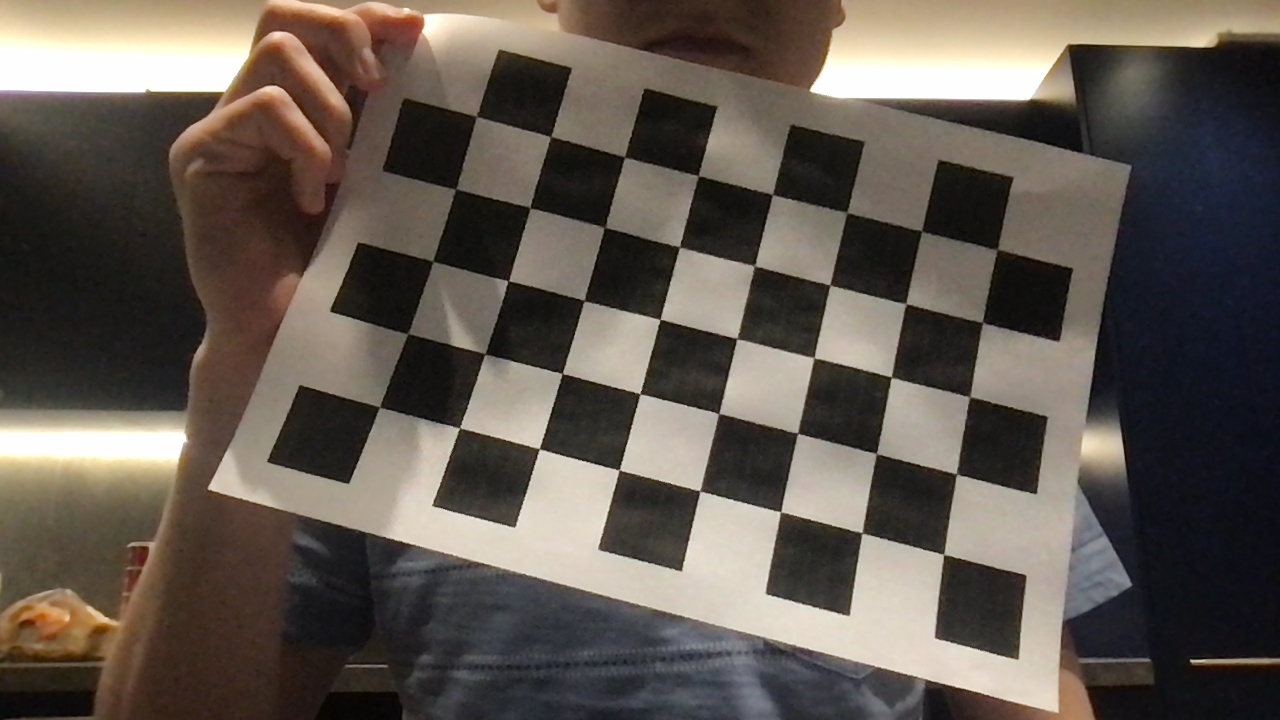
#> input picture tools/captures/0.jpg, 1280 x 720 px; its folder holds only this picture in this run
$ python calibrate_camera.py
#> lines starting #> are read from the running program, lines starting #| are printed output that depends on the picture; after the words box and inside, x2 and y2 are one past the last pixel; in counts of white or black regions, pixels touching at a corner belong together; long printed decimals are rounded
import numpy as np
import cv2 as cv
import glob
import pickle

PARAMETERS_FILENAME = "camera_params.pkl"
IMAGES_PATTERN = "captures/*.jpg"

PATTERN_H = 5
PATTERN_W = 8

# termination criteria
criteria = (cv.TERM_CRITERIA_EPS + cv.TERM_CRITERIA_MAX_ITER, 30, 0.001)

# prepare object points, like (0,0,0), (1,0,0), (2,0,0) ....,(6,5,0)
objp = np.zeros((PATTERN_H*PATTERN_W,3), np.float32)
objp[:,:2] = np.mgrid[0:PATTERN_W, 0:PATTERN_H].T.reshape(-1,2)

# Arrays to store object points and image points from all the images.
objpoints = [] # 3d point in real world space
imgpoints = [] # 2d points in image plane.

images = glob.glob(IMAGES_PATTERN)

for fname in images:
    img = cv.imread(fname)
#> img is the input picture: shape (720, 1280, 3); mean B, G, R 80.1, 88, 96.5
    gray = cv.cvtColor(img, cv.COLOR_BGR2GRAY)
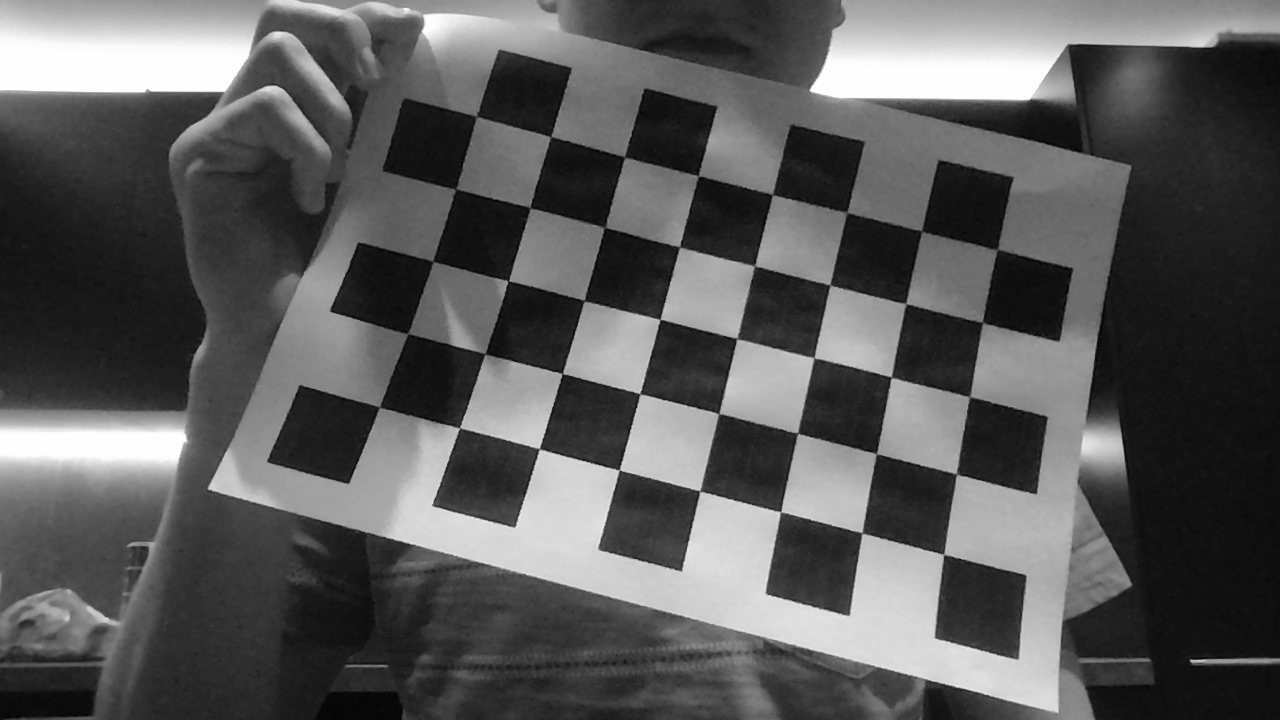
#> gray: shape (720, 1280); min 1, max 255, mean 89.6

    # Find the chess board corners
    ret, corners = cv.findChessboardCorners(gray, (PATTERN_W,PATTERN_H), None)
#> ret = True; corners = 40 rows, first 8: [943.6, 554.5], [861.7, 533], [780.5, 511.5], [699.4, 491], [619.2, 469.6], [539.6, 448.5], [459.9, 427.7], [380.1, 406.9]

    # If found, add object points, image points (after refining them)
    if ret == True:
        objpoints.append(objp)

        corners2 = cv.cornerSubPix(gray,corners, (11,11), (-1,-1), criteria)
#> corners2 = 40 rows, first 8: [943.7, 554.3], [862.1, 532.8], [780.7, 511.8], [700, 491], [619.1, 469.8], [539.2, 448.8], [459.6, 427.8], [379.5, 407.1]
        imgpoints.append(corners2)

        # Draw and display the corners
        cv.drawChessboardCorners(img, (PATTERN_W,PATTERN_H), corners2, ret)
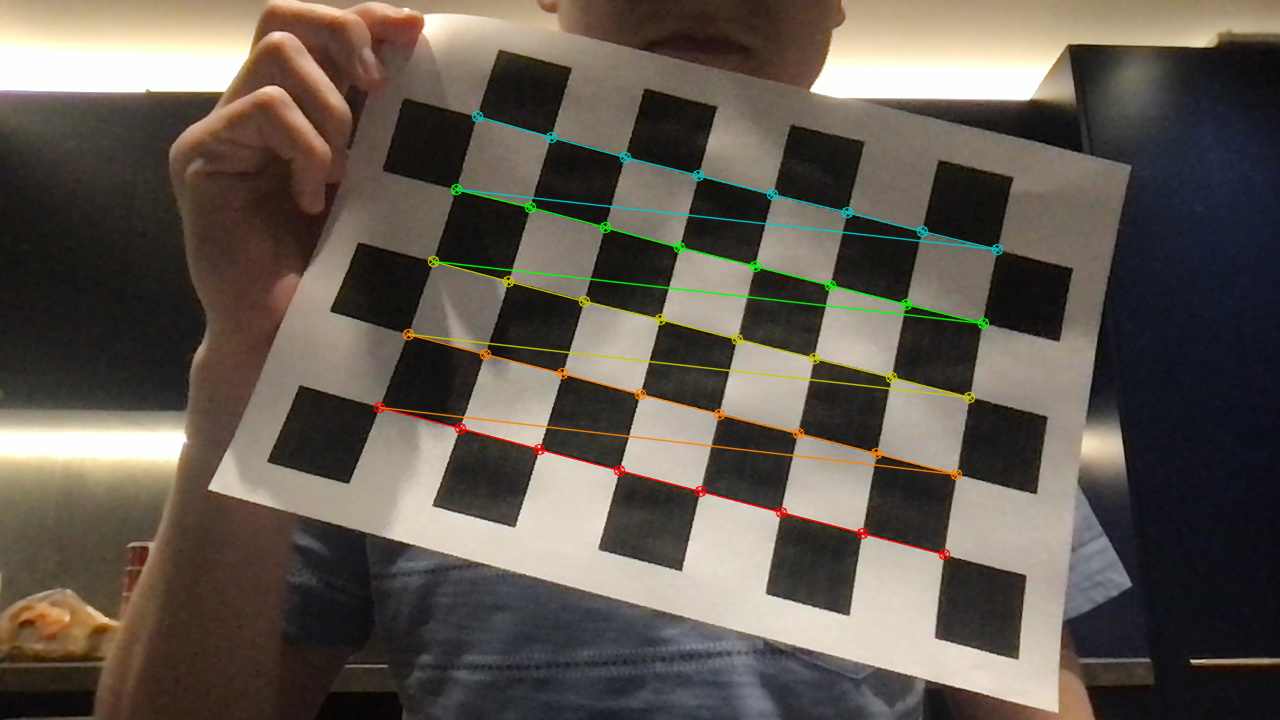
#> img: shape (720, 1280, 3); 1.95% of pixels changed, all inside (x1, y1, x2, y2) = (373, 110, 1004, 561)

    cv.imshow('img', img)
    cv.waitKey(0)

cv.destroyAllWindows()
print("All patterns identified, carrying out callibration")

# calibrate
ret, camera_matrix, distortion_coefs, _, _ = cv.calibrateCamera(objpoints, imgpoints, gray.shape[::-1], None, None)
#> ret = 1.26; camera_matrix = [[471.6, 0, 613.2], [0, 459.3, 335.7], [0, 0, 1]]; distortion_coefs = [[0.125, -0.297, -0.0114, -0.00162, 0.24]]

print("Camera calibrated")
print(f"RMS: {ret}")
#| RMS: 1.255
print("Camera matrix:")
print(camera_matrix)
#| [[471.558   0.         613.163]
#|  [  0.         459.261 335.714]
#|  [  0.           0.           1.        ]]
print("Distortion coefs:")
print(distortion_coefs)
#| [[ 0.1253  -0.2966 -0.01139 -0.00162  0.2396]]

# save the parameters
print(f"Saving parameters to {PARAMETERS_FILENAME}")
pickle.dump({
    "camera_matrix": camera_matrix,
    "distortion_coefs": distortion_coefs,
}, open(PARAMETERS_FILENAME, 'bw'))

print("Done")

$ run again, on tools/captures/12.jpg
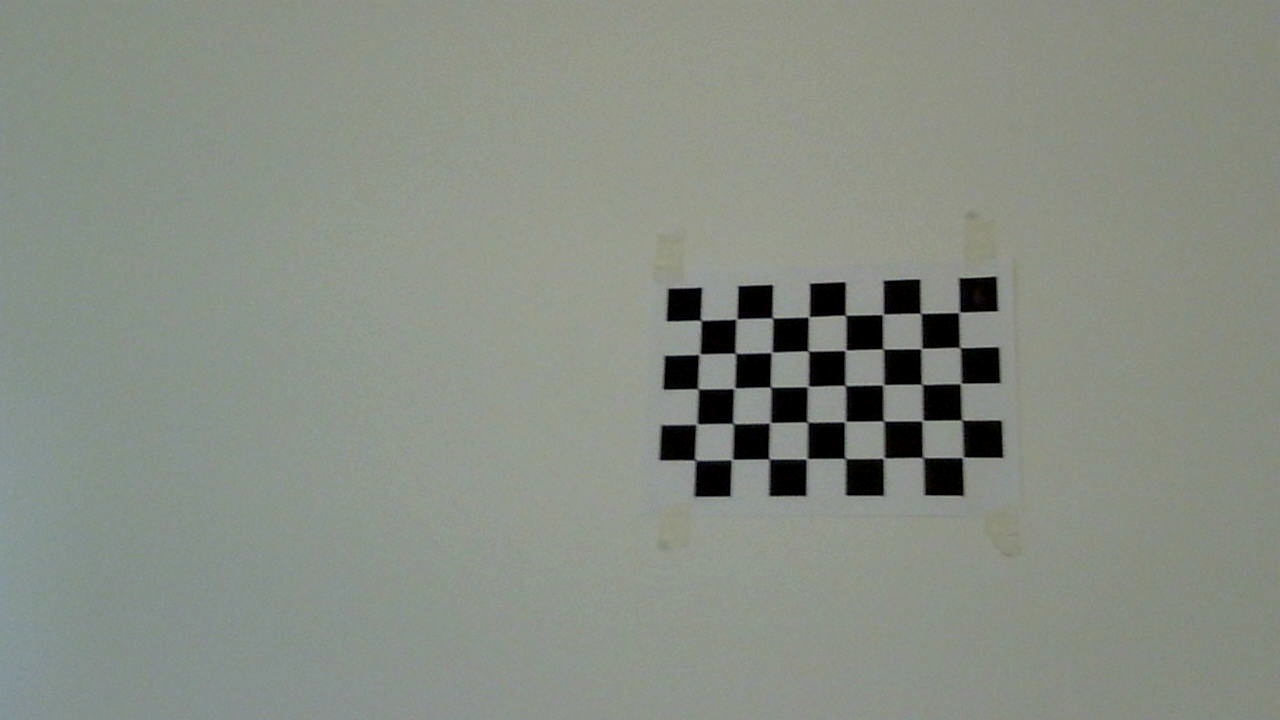
#> input picture tools/captures/12.jpg, 1280 x 720 px
#> img is the input picture: shape (720, 1280, 3); mean B, G, R 132.6, 141.5, 136
#> `ret, corners = cv.findChessboardCorners(gray, (PATTERN_W,PATTERN_H), N..`: ret = True; corners = 40 rows, first 8: [699.5, 321.7], [736.4, 318.6], [772, 318.5], [807.8, 316.5], [847, 314.2], [884.5, 315.4], [922.1, 312.2], [957.6, 311.5]
#> corners2 = 40 rows, first 8: [700.8, 320.3], [736.5, 319], [772.5, 317.9], [808.7, 316.9], [845.5, 315.1], [882.8, 314.4], [920.7, 313.3], [959.1, 312.4]
#> `cv.drawChessboardCorners(img, (PATTERN_W,PATTERN_H), corners2, ret)`:
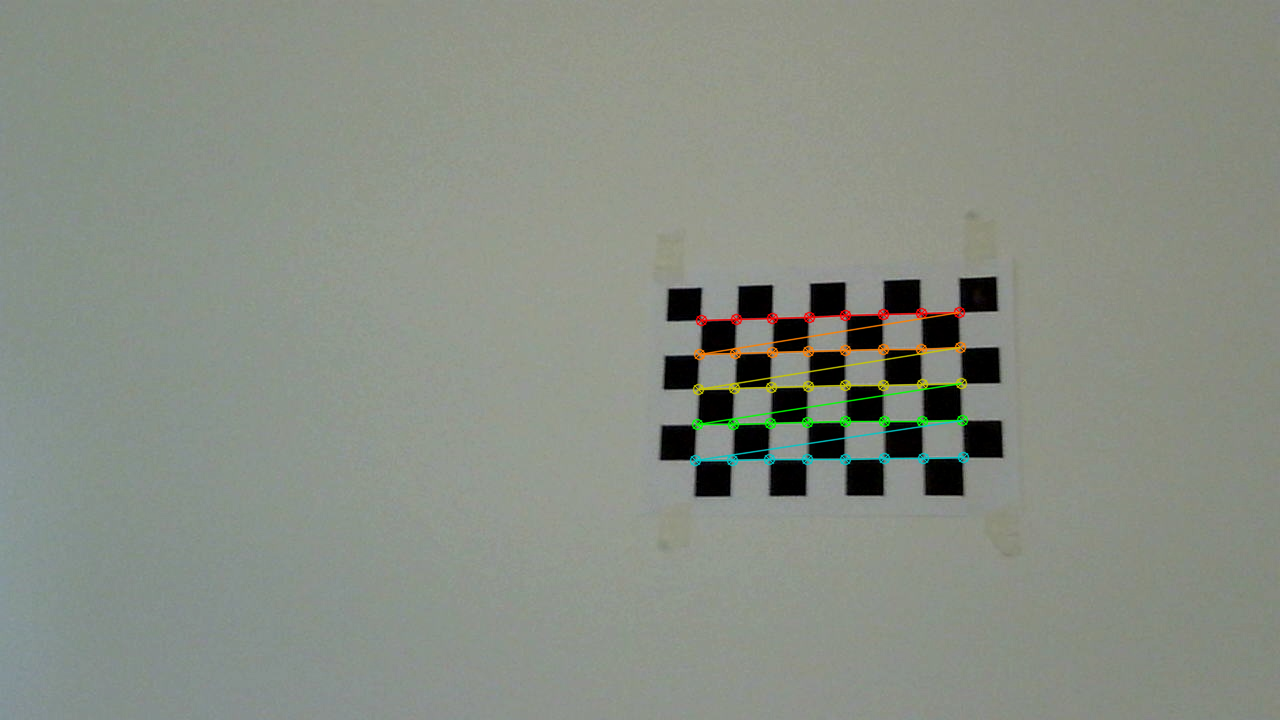
#> img: shape (720, 1280, 3); 1.1% of pixels changed, all inside (x1, y1, x2, y2) = (689, 306, 970, 467)
#> `ret, camera_matrix, distortion_coefs, _, _ = cv.calibrateCamera(objpoi..`: ret = 0.17; camera_matrix = [[1762.2, 0, 615.9], [0, 1789.8, 311.7], [0, 0, 1]]; distortion_coefs = [[-0.759, 19.74, 0.0301, 0.0377, -210.1]]
#| RMS: 0.1695
#| [[1.76221368e+03 0.00000000e+00 6.15908972e+02]
#|  [0.00000000e+00 1.78977502e+03 3.11652662e+02]
#|  [0.00000000e+00 0.00000000e+00 1.00000000e+00]]
#| [[-7.58618501e-01  1.97417931e+01  3.00533717e-02  3.76551429e-02
#|   -2.10147587e+02]]

$ run again, on tools/captures/13.jpg
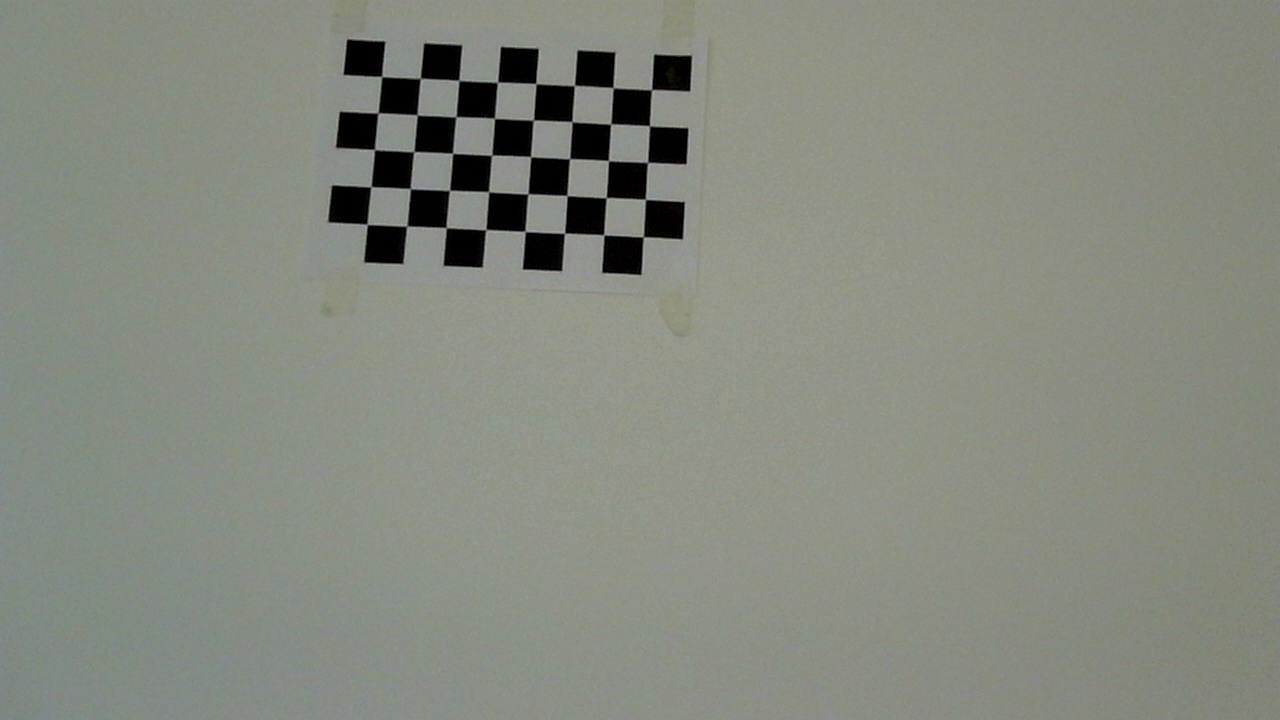
#> input picture tools/captures/13.jpg, 1280 x 720 px
#> img is the input picture: shape (720, 1280, 3); mean B, G, R 127.3, 137.7, 133.8
#> `ret, corners = cv.findChessboardCorners(gray, (PATTERN_W,PATTERN_H), N..`: ret = True; corners = 40 rows, first 8: [381.7, 76.47], [420.5, 78.07], [458.7, 80.24], [497.6, 82.3], [535.8, 83.54], [574.3, 85.52], [613.2, 87.94], [651.6, 89.82]
#> corners2 = 40 rows, first 8: [381.7, 76.5], [420.3, 78.33], [458.8, 80.5], [497.5, 82.29], [536, 83.54], [574.4, 85.46], [613, 87.66], [651.5, 89.7]
#> `cv.drawChessboardCorners(img, (PATTERN_W,PATTERN_H), corners2, ret)`:
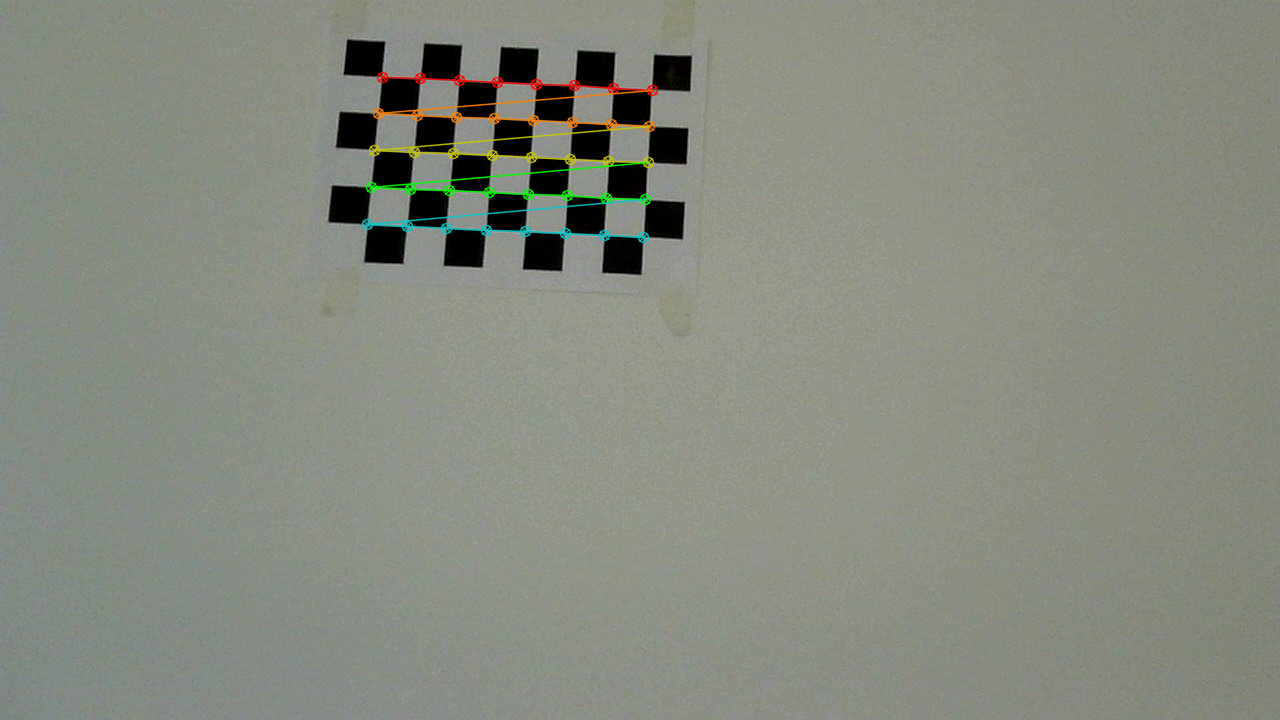
#> img: shape (720, 1280, 3); 1.14% of pixels changed, all inside (x1, y1, x2, y2) = (361, 71, 659, 244)
#> `ret, camera_matrix, distortion_coefs, _, _ = cv.calibrateCamera(objpoi..`: ret = 0.185; camera_matrix = [[1950.9, 0, 646.5], [0, 2022.5, 465.2], [0, 0, 1]]; distortion_coefs = [[-0.152, 4.66, 0.0352, -0.0045, -21.74]]
#| RMS: 0.1851
#| [[1.95087253e+03 0.00000000e+00 6.46479793e+02]
#|  [0.00000000e+00 2.02245930e+03 4.65249544e+02]
#|  [0.00000000e+00 0.00000000e+00 1.00000000e+00]]
#| [[-1.51782928e-01  4.66454620e+00  3.52249185e-02 -4.49724888e-03
#|   -2.17445852e+01]]

$ run again, on tools/captures/14.jpg
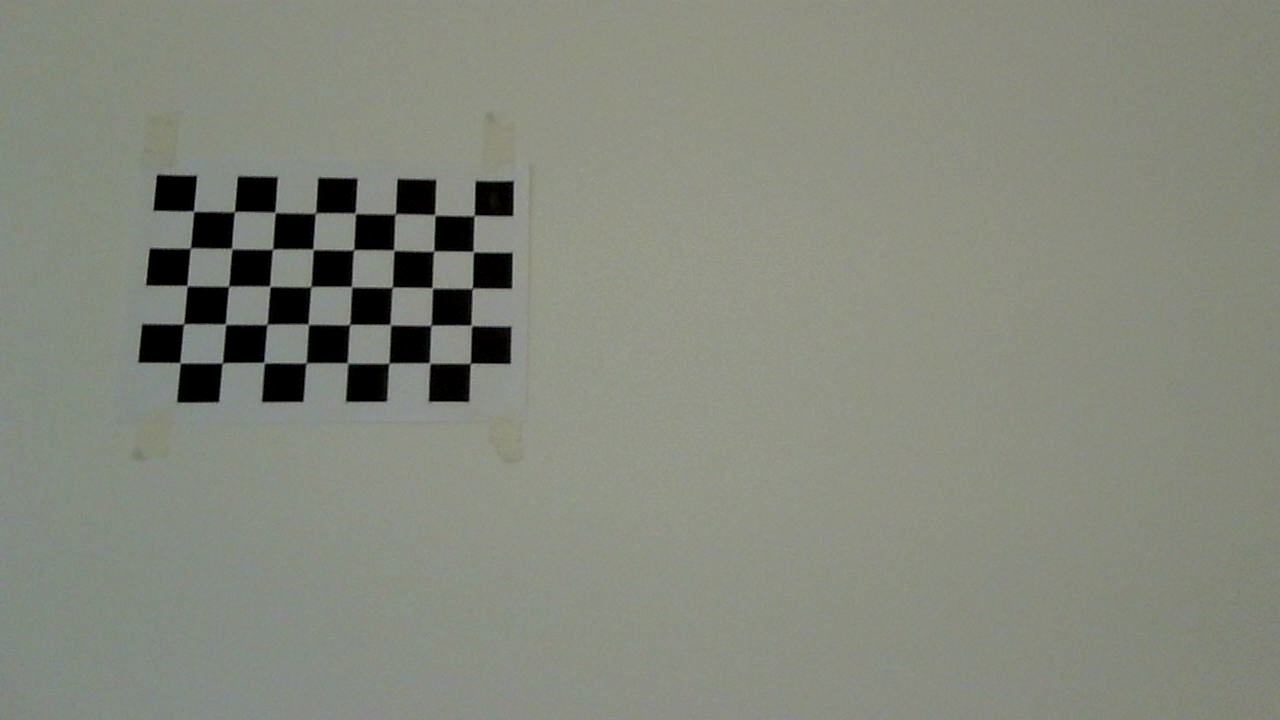
#> input picture tools/captures/14.jpg, 1280 x 720 px
#> img is the input picture: shape (720, 1280, 3); mean B, G, R 124.7, 136.1, 132.9
#> `ret, corners = cv.findChessboardCorners(gray, (PATTERN_W,PATTERN_H), N..`: ret = True; corners = 40 rows, first 8: [192.3, 212.5], [234.5, 211.5], [274, 213.6], [315, 213.5], [355.5, 213.5], [394.3, 211.9], [433.7, 216], [473.4, 213.7]
#> corners2 = 40 rows, first 8: [193.6, 211.2], [234.4, 211.5], [275.1, 212.4], [315.5, 213], [355.3, 213.3], [395.3, 213.8], [434.8, 214.9], [474.2, 215.5]
#> `cv.drawChessboardCorners(img, (PATTERN_W,PATTERN_H), corners2, ret)`:
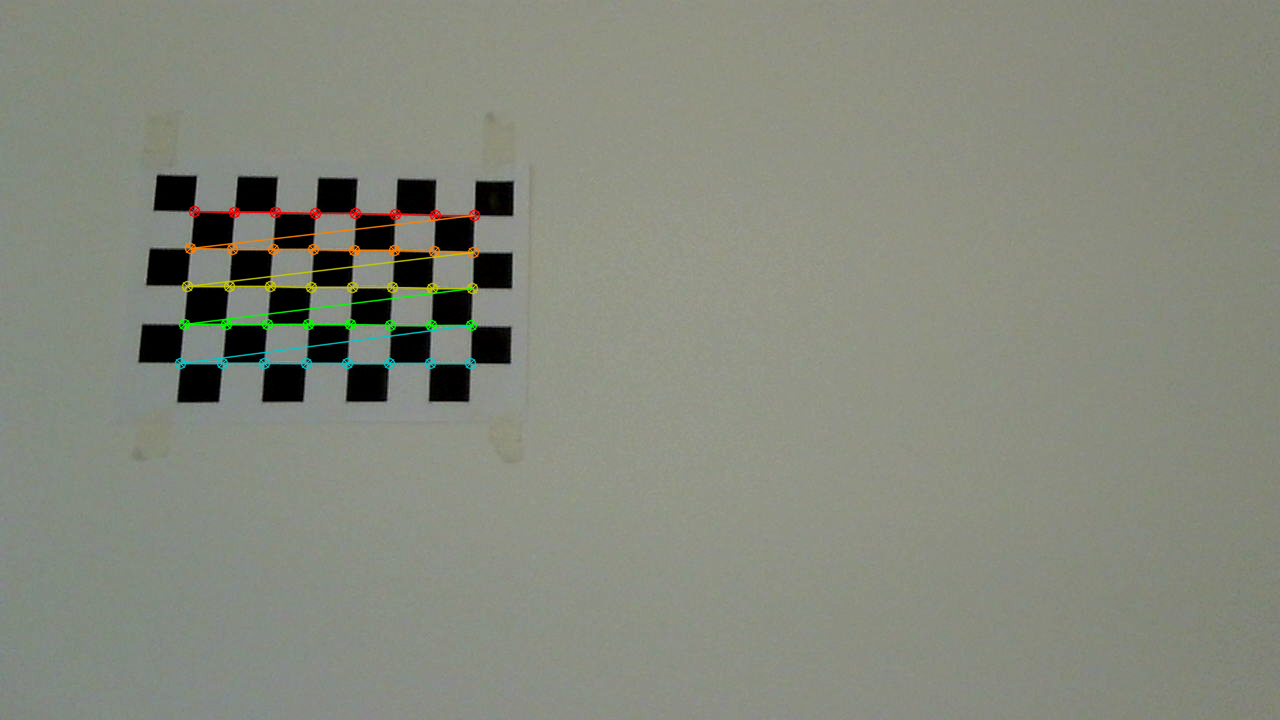
#> img: shape (720, 1280, 3); 1.17% of pixels changed, all inside (x1, y1, x2, y2) = (174, 205, 481, 370)
#> `ret, camera_matrix, distortion_coefs, _, _ = cv.calibrateCamera(objpoi..`: ret = 0.161; camera_matrix = [[856.5, 0, 655], [0, 843.1, 391.4], [0, 0, 1]]; distortion_coefs = [[0.121, -0.554, 0.00533, -0.00569, 0.788]]
#| RMS: 0.1608
#| [[856.498   0.         654.988]
#|  [  0.         843.087  391.435 ]
#|  [  0.           0.           1.        ]]
#| [[ 0.1205 -0.5543  0.005327 -0.005693  0.7878]]
